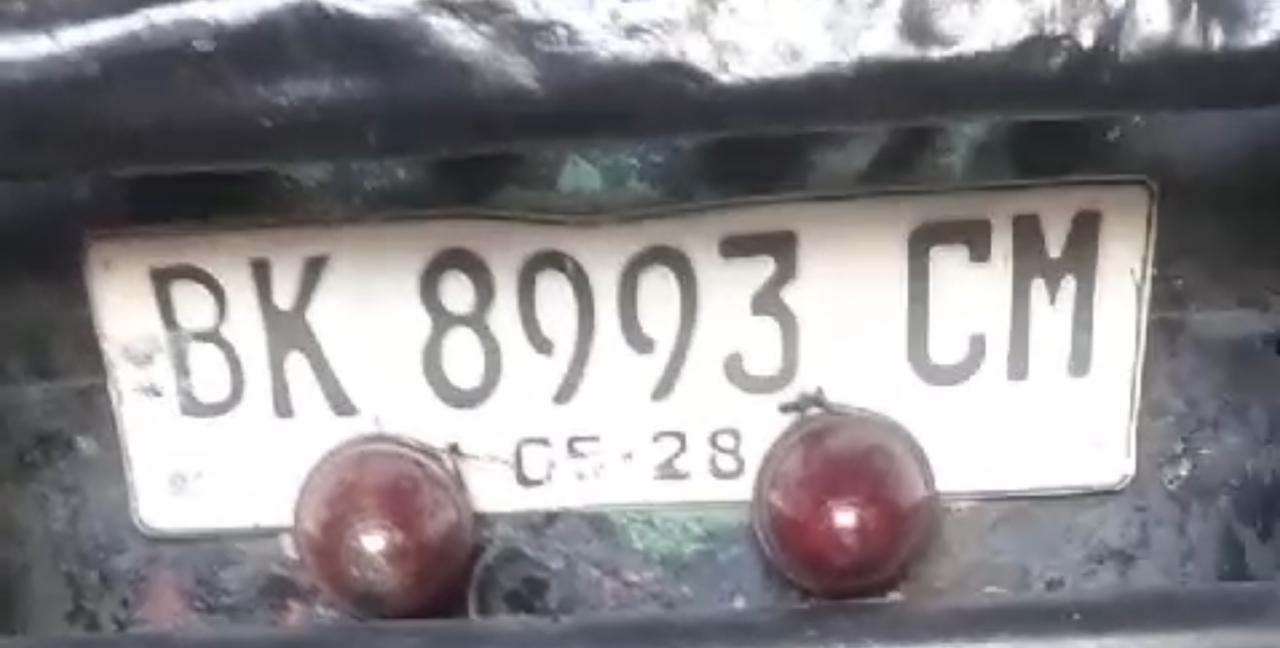
#> input picture plateDetector/bin/Debug/train_image/IMG-20240802-WA0004.jpg, 1280 x 648 px
$ python whiteToBlack.py
#> lines starting #> are read from the running program, lines starting #| are printed output that depends on the picture; after the words box and inside, x2 and y2 are one past the last pixel; in counts of white or black regions, pixels touching at a corner belong together
import cv2
import numpy as np

# Baca gambar
image = cv2.imread('train_image/IMG-20240802-WA0004.jpg')
#> image is the input picture: shape (648, 1280, 3); mean B, G, R 140.1, 137.2, 139.8

# Konversi gambar dari BGR ke HSV
hsv = cv2.cvtColor(image, cv2.COLOR_BGR2HSV)
#> hsv: shape (648, 1280, 3); mean H, S, V 84.5, 21.1, 144.2

# Definisikan rentang warna putih dalam HSV
lower_white = np.array([0, 0, 180])  # Rentang warna putih (terang)
upper_white = np.array([180, 50, 255])  # Rentang warna putih (terang)

# Buat mask untuk warna putih
mask_white = cv2.inRange(hsv, lower_white, upper_white)
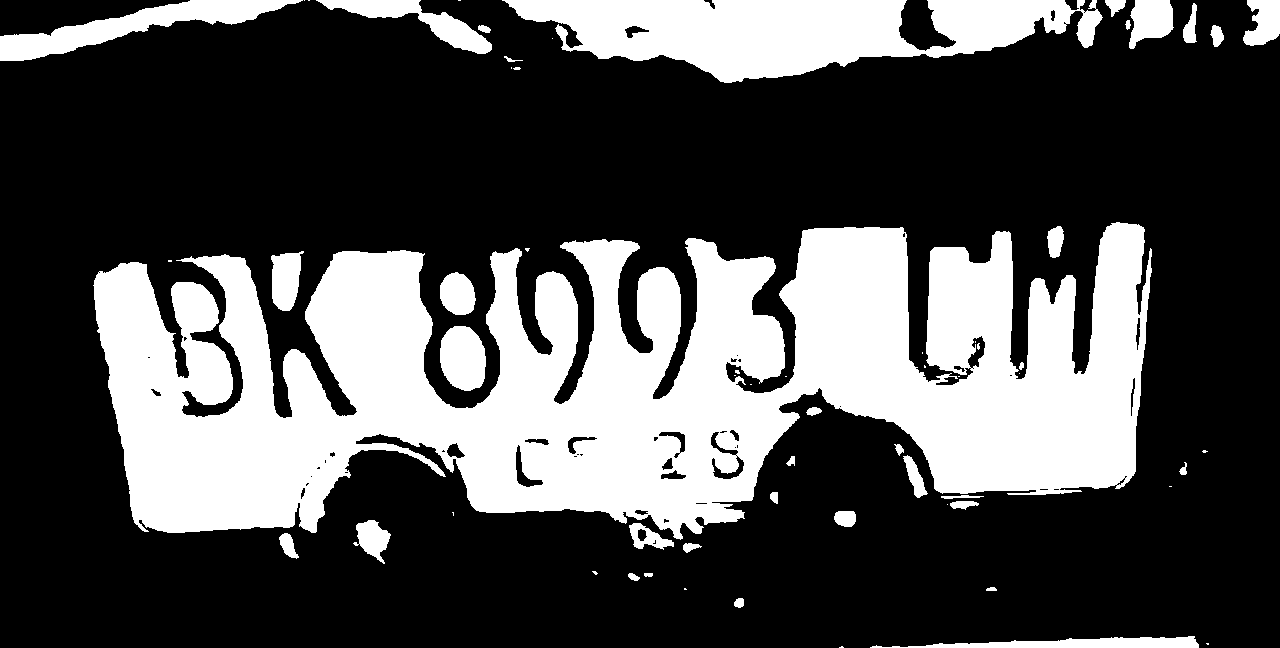
#> mask_white: shape (648, 1280); 30.8% white; 61 white regions (26 under 20 px), largest, box (x1, y1, x2, y2) and area: (93, 222, 1152, 540) 202186, (502, 0, 1103, 83) 29494, (0, 0, 303, 61) 6069

# Lakukan operasi morfologi untuk memperbaiki mask
kernel = np.ones((9, 9), np.uint8)  # Ukuran kernel morfologi yang lebih besar
mask_white = cv2.morphologyEx(mask_white, cv2.MORPH_CLOSE, kernel)
#> mask_white: shape (648, 1280); 31.9% white; 28 white regions (7 under 20 px), largest, box (x1, y1, x2, y2) and area: (93, 222, 1152, 559) 211157, (502, 0, 1174, 83) 32427, (0, 0, 492, 61) 9265
mask_white = cv2.morphologyEx(mask_white, cv2.MORPH_OPEN, kernel)
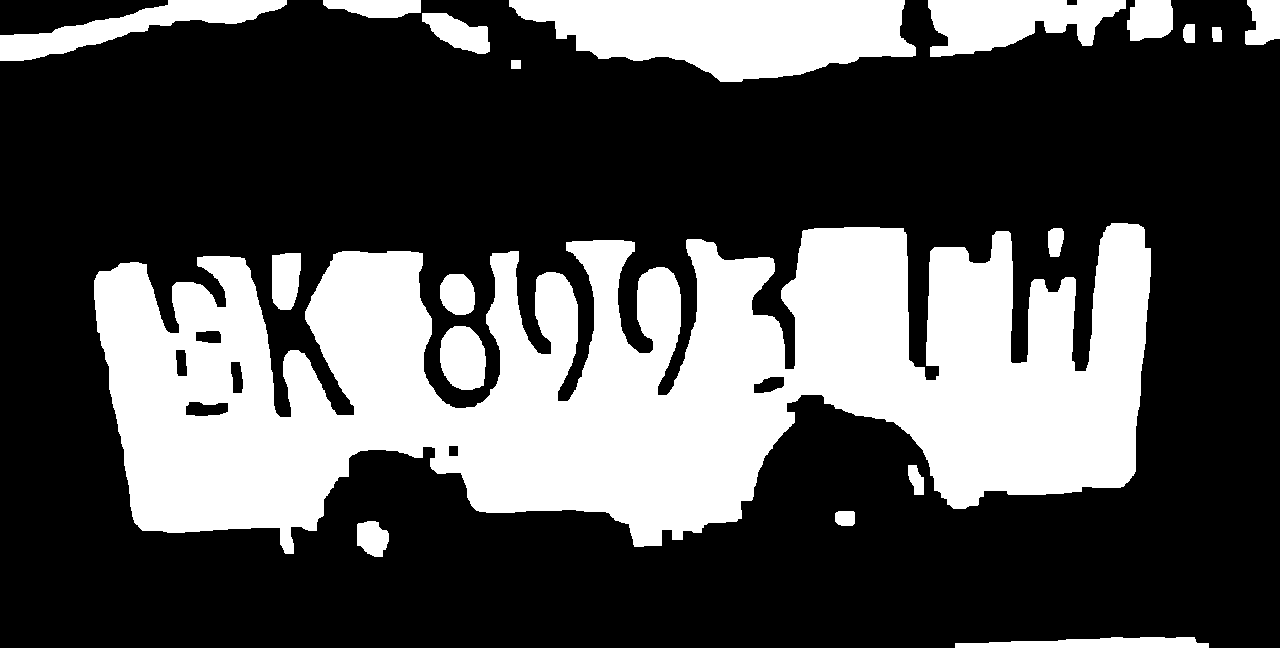
#> mask_white: shape (648, 1280); 31.5% white; 19 white regions

# Temukan kontur dari area yang dikenali
contours, _ = cv2.findContours(mask_white, cv2.RETR_EXTERNAL, cv2.CHAIN_APPROX_SIMPLE)
#> contours = 19 contours; largest, box (x1, y1, x2, y2) and area: (94, 223, 1151, 554) 208588, (509, 0, 916, 82) 22710, (928, 0, 1126, 57) 7018, (0, 0, 287, 61) 5807, (440, 326, 486, 390) 2322

# Menyiapkan gambar hasil untuk ditampilkan jika tidak ada kontur terdeteksi
result_image = image.copy()

# Filter dan ambil kontur dengan area terbesar sebagai plat nomor
if contours:
    # Menyaring kontur berdasarkan area dan rasio aspek
    filtered_contours = []
    for c in contours:
        x, y, w, h = cv2.boundingRect(c)
        aspect_ratio = float(w) / h
        if 2 < aspect_ratio < 6:  # Misalnya, rasio aspek untuk plat nomor
            filtered_contours.append(c)
#> this loop made 19 passes
#> (x, y, w, h, aspect_ratio) on passes 1 to 8: (955, 637, 254, 11, 23.09), (357, 521, 32, 36, 0.889), (835, 511, 20, 15, 1.33), (908, 465, 16, 30, 0.533), (440, 326, 46, 64, 0.719), (440, 274, 35, 41, 0.854), (272, 253, 29, 57, 0.509), (1048, 228, 16, 29, 0.552)
#> after the loop, filtered_contours = 5 contours; box (x1, y1, x2, y2) and area: (94, 223, 1151, 554) 208588, (509, 0, 916, 82) 22710, (928, 0, 1126, 57) 7018, (0, 0, 287, 61) 5807, (323, 0, 421, 18) 1260

    if filtered_contours:
        c = max(filtered_contours, key=cv2.contourArea)
#> c = contour of 1728 points, box (x1, y1, x2, y2) (94, 223, 1151, 554), area 208588
        x, y, w, h = cv2.boundingRect(c)
#> x = 94; y = 223; w = 1057; h = 331

        # Tambahkan padding pada area plat nomor
        padding = 20  # Ukuran padding
        x -= padding
#> x = 74
        y -= padding
#> y = 203
        w += 2 * padding
#> w = 1097
        h += 2 * padding
#> h = 371

        # Pastikan nilai padding tidak melampaui batas gambar
        x = max(x, 0)
        y = max(y, 0)
        w = min(w, image.shape[1] - x)
        h = min(h, image.shape[0] - y)

        # Crop area plat nomor
        license_plate = image[y:y+h, x:x+w]

        # Upscale plat yang terdeteksi
        scale_factor = 1.5  # Faktor skala untuk upscale
        new_size = (int(license_plate.shape[1] * scale_factor), int(license_plate.shape[0] * scale_factor))
        upscaled_plate = cv2.resize(license_plate, new_size, interpolation=cv2.INTER_CUBIC)

        # Konversi gambar berwarna ke grayscale untuk thresholding
        gray_plate = cv2.cvtColor(upscaled_plate, cv2.COLOR_BGR2GRAY)
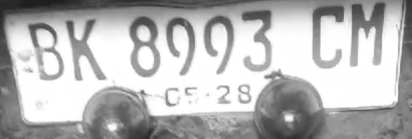
#> gray_plate: shape (556, 1645) (shown at 1/4 size); min 27, max 255, mean 182.5

        # Lakukan Thresholding langsung pada gambar berwarna
        _, thresholded_plate = cv2.threshold(gray_plate, 215, 255, cv2.THRESH_BINARY)
#> thresholded_plate: shape (556, 1645); 42.1% white; 24 white regions (8 under 20 px), largest, box (x1, y1, x2, y2) and area: (40, 64, 1611, 489) 366806, (171, 207, 235, 300) 4773, (552, 186, 615, 279) 4717

        # 1. Invert gambar untuk mendapatkan teks hitam di atas latar belakang putih
        inverted_plate = cv2.bitwise_not(thresholded_plate)

        # 2. Tambahkan Gaussian Blur untuk menghaluskan gambar
        blurred_plate = cv2.GaussianBlur(inverted_plate, (7, 7), 0)  # Ukuran kernel yang lebih besar

        # Tandai area plat nomor pada gambar asli
        cv2.rectangle(result_image, (x, y), (x+w, y+h), (0, 255, 0), 2)
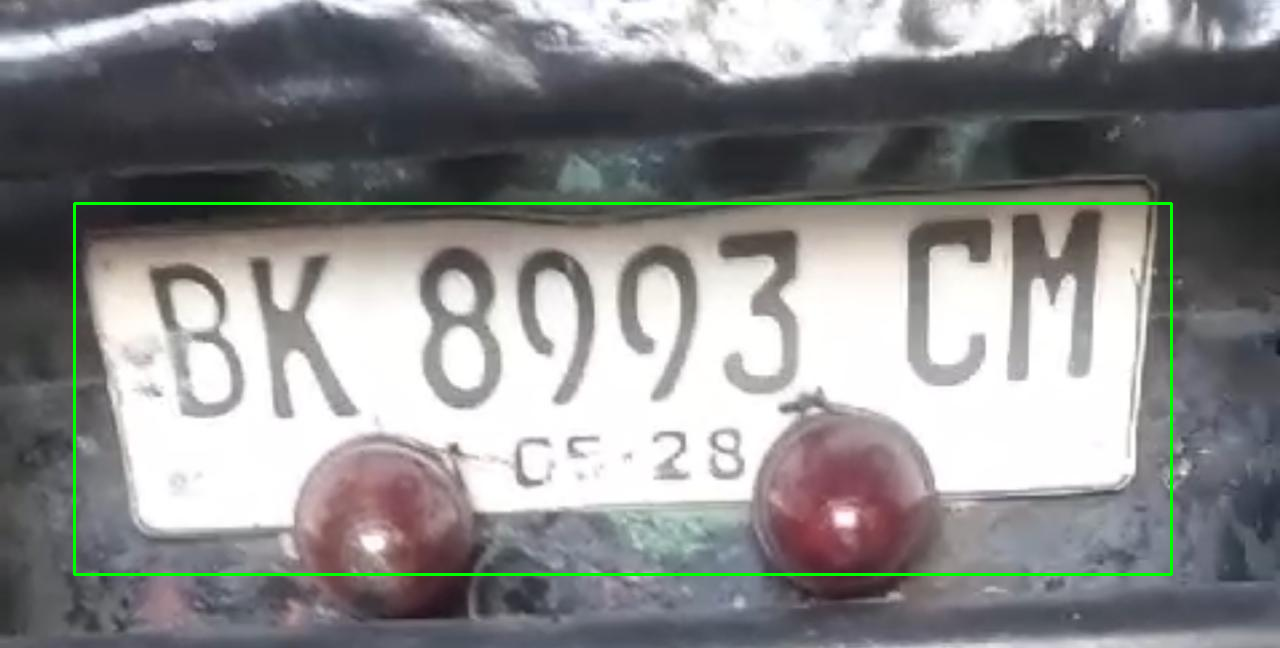
#> result_image: shape (648, 1280, 3); 1.06% of pixels changed, all inside (x1, y1, x2, y2) = (73, 202, 1173, 576)

        # Tampilkan gambar hasil
        cv2.imshow('Thresholded Plate', cv2.resize(thresholded_plate, (0, 0), fx=0.5, fy=0.5))
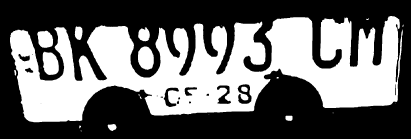
#> window 'Thresholded Plate': shape (278, 822) (shown at 1/2 size); min 0, max 255, mean 107.4
        cv2.imshow('Inverted Plate', cv2.resize(inverted_plate, (0, 0), fx=0.5, fy=0.5))
        cv2.imshow('Blurred Plate', cv2.resize(blurred_plate, (0, 0), fx=0.5, fy=0.5))
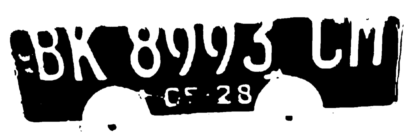
#> window 'Blurred Plate': shape (278, 822) (shown at 1/2 size); min 0, max 255, mean 147.6
    else:
        print("Tidak ada kontur plat nomor yang terdeteksi.")
        # Tampilkan gambar mask jika tidak ada kontur
        cv2.imshow('Mask White', cv2.resize(mask_white, (0, 0), fx=0.5, fy=0.5))

# Tampilkan gambar asli dengan kotak hijau jika ada area plat nomor yang ditandai
cv2.imshow('Original Image with Plate Detection', cv2.resize(result_image, (0, 0), fx=0.5, fy=0.5))
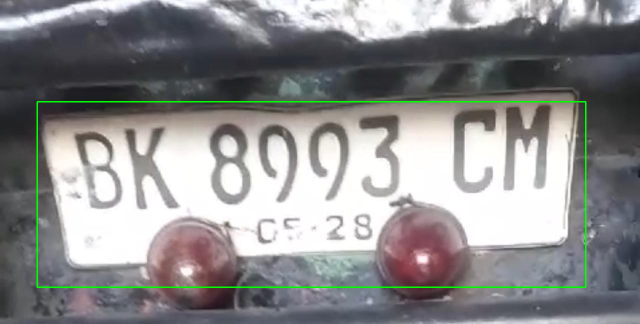
#> window 'Original Image with Plate Dete': shape (324, 640, 3); mean B, G, R 139.2, 139, 138.9
cv2.waitKey(0)
cv2.destroyAllWindows()

# Simpan gambar hasil
if contours:
    cv2.imwrite('D:\\Img\\image_hasil.jpg', blurred_plate)
else:
    cv2.imwrite('D:\\Img\\image_hasil.jpg', mask_white)

$ run again, with plateDetector/bin/Debug/train_image/IMG-20240802-WA0005.jpg copied over plateDetector/bin/Debug/train_image/IMG-20240802-WA0004.jpg
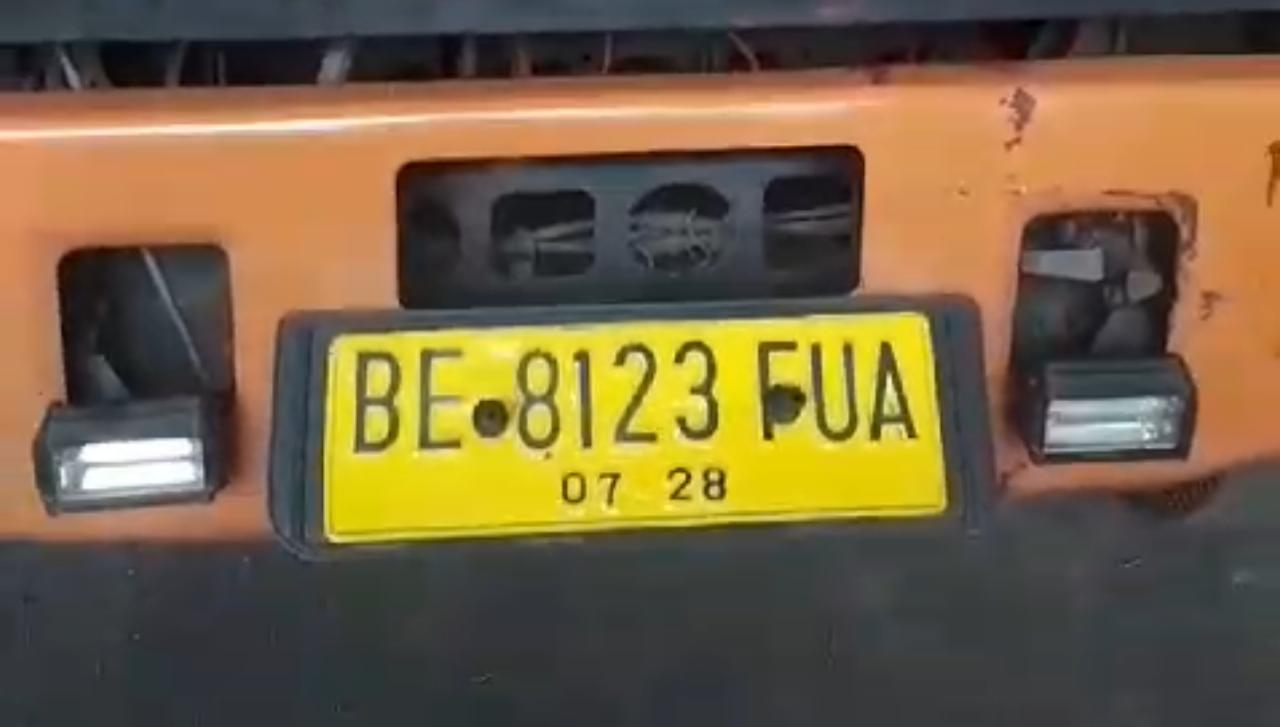
#> input picture plateDetector/bin/Debug/train_image/IMG-20240802-WA0005.jpg, 1280 x 727 px
#> image is the input picture: shape (727, 1280, 3); mean B, G, R 67.6, 97.5, 116.8
#> hsv: shape (727, 1280, 3); mean H, S, V 63.2, 90.3, 120.6
#> `mask_white = cv2.morphologyEx(mask_white, cv2.MORPH_OPEN, kernel)`:
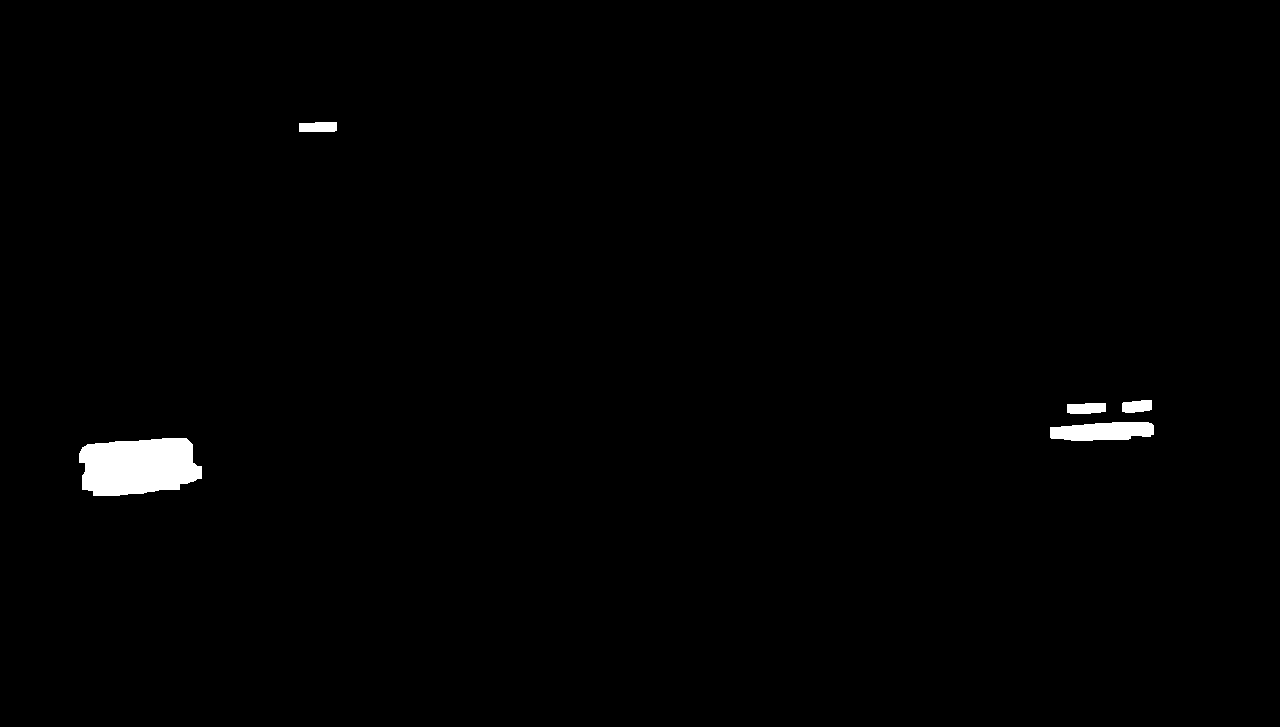
#> mask_white: shape (727, 1280); 0.91% white; 5 white regions
#> contours = 5 contours; box (x1, y1, x2, y2) and area: (79, 438, 202, 496) 5650, (1050, 422, 1154, 441) 1494, (1067, 403, 1106, 414) 341, (299, 122, 337, 132) 316, (1122, 400, 1152, 413) 292
#> the loop `for c in contours:` made 5 passes
#> (x, y, w, h, aspect_ratio) on passes 1 to 5: (79, 438, 123, 58, 2.12), (1050, 422, 104, 19, 5.47), (1067, 403, 39, 11, 3.55), (1122, 400, 30, 13, 2.31), (299, 122, 38, 10, 3.8)
#> after the loop `for c in contours:`: filtered_contours has the same summary as contours
#> c = contour of 67 points, box (x1, y1, x2, y2) (79, 438, 202, 496), area 5650
#> `x, y, w, h = cv2.boundingRect(c)`: x = 79; y = 438; w = 123; h = 58
#> `x -= padding`: x = 59
#> `y -= padding`: y = 418
#> `w += 2 * padding`: w = 163
#> `h += 2 * padding`: h = 98
#> thresholded_plate: shape (147, 244); 26.4% white; 3 white regions, box (x1, y1, x2, y2) and area: (35, 66, 204, 107) 5064, (31, 32, 199, 67) 4343, (4, 76, 10, 99) 79
#> result_image: shape (727, 1280, 3); 0.17% of pixels changed, all inside (x1, y1, x2, y2) = (58, 417, 224, 518)
#> `cv2.imshow('Original Image with Plate Detection', cv2.resize(result_im..`:
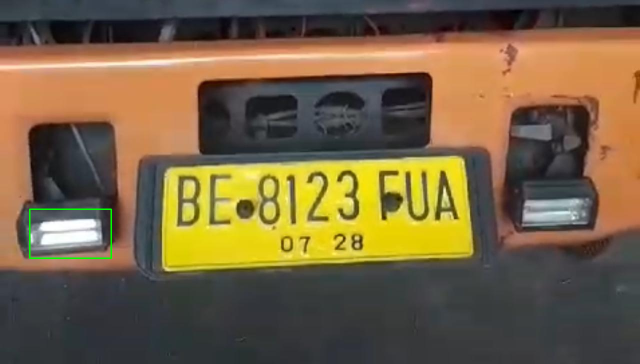
#> window 'Original Image with Plate Dete': shape (364, 640, 3); mean B, G, R 67.6, 97.9, 116.6
